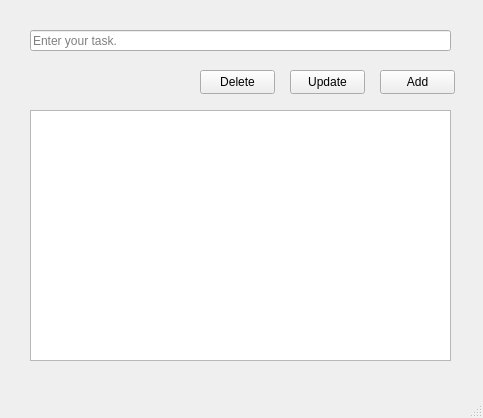
<?xml version="1.0" encoding="UTF-8"?>
<ui version="4.0">
 <class>MainWindow</class>
 <widget class="QMainWindow" name="MainWindow">
  <property name="geometry">
   <rect>
    <x>0</x>
    <y>0</y>
    <width>483</width>
    <height>418</height>
   </rect>
  </property>
  <property name="windowTitle">
   <string>ToDo App</string>
  </property>
  <widget class="QWidget" name="centralwidget">
   <widget class="QLineEdit" name="input">
    <property name="geometry">
     <rect>
      <x>30</x>
      <y>30</y>
      <width>421</width>
      <height>21</height>
     </rect>
    </property>
    <property name="placeholderText">
     <string>Enter your task.</string>
    </property>
   </widget>
   <widget class="QPushButton" name="addBtn">
    <property name="geometry">
     <rect>
      <x>380</x>
      <y>70</y>
      <width>75</width>
      <height>24</height>
     </rect>
    </property>
    <property name="text">
     <string>Add</string>
    </property>
   </widget>
   <widget class="QListWidget" name="list">
    <property name="geometry">
     <rect>
      <x>30</x>
      <y>110</y>
      <width>421</width>
      <height>251</height>
     </rect>
    </property>
   </widget>
   <widget class="QPushButton" name="updateBtn">
    <property name="geometry">
     <rect>
      <x>290</x>
      <y>70</y>
      <width>75</width>
      <height>24</height>
     </rect>
    </property>
    <property name="text">
     <string>Update</string>
    </property>
   </widget>
   <widget class="QPushButton" name="deleteBtn">
    <property name="geometry">
     <rect>
      <x>200</x>
      <y>70</y>
      <width>75</width>
      <height>24</height>
     </rect>
    </property>
    <property name="text">
     <string>Delete</string>
    </property>
   </widget>
  </widget>
  <widget class="QMenuBar" name="menubar">
   <property name="geometry">
    <rect>
     <x>0</x>
     <y>0</y>
     <width>483</width>
     <height>26</height>
    </rect>
   </property>
  </widget>
  <widget class="QStatusBar" name="statusbar"/>
 </widget>
 <resources/>
 <connections/>
</ui>
